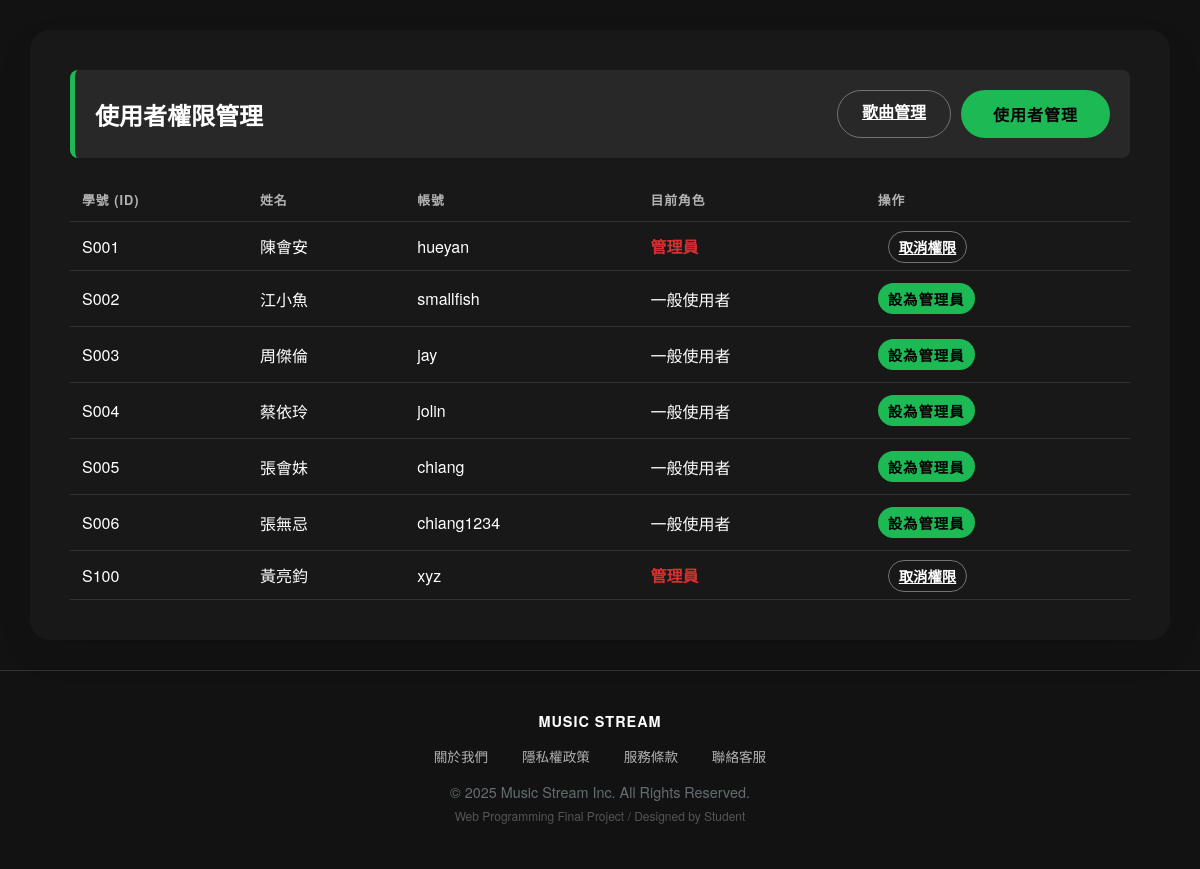
The app's page /final/admin_users.php (signed in) with its own data.
### tables this page shows
CREATE TABLE `students` (
  `sno` char(4) NOT NULL COMMENT '學號',
  `name` varchar(10) NOT NULL COMMENT '姓名',
  `address` varchar(255) NOT NULL COMMENT '地址',
  `birthday` date NOT NULL COMMENT '生日',
  `username` char(10) NOT NULL COMMENT '帳號',
  `password` char(10) NOT NULL COMMENT '密碼',
  `role` varchar(10) NOT NULL DEFAULT 'user',
  `picture` varchar(255) DEFAULT NULL COMMENT '頭像路徑',
  PRIMARY KEY (`sno`)
);

### final/admin_users.php (the view, shortened to what this page needs)
<?php
require_once("../DB/DB_open.php");
$sql_users = "SELECT * FROM students ORDER BY sno ASC";
$result_users = mysqli_query($link, $sql_users);
?>
<!DOCTYPE html>
<html lang="zh-TW">
<head>
    <link rel="stylesheet" href="css/common.css">
    <link rel="stylesheet" href="css/music.css">
</head>
<body>
    <div id="content-container" style="margin: 30px auto;">
        <div class="admin-header">
            <h2 style="margin: 0;">使用者權限管理</h2>
            <div style="display: flex; gap: 10px;">
                <a href="admin.php" class="btn-secondary">歌曲管理</a>
                <a href="admin_users.php" class="btn-primary">使用者管理</a>
            </div>
        </div>
        <table class="dashboard-table">
            <thead>
                <tr>
                    <th>學號 (ID)</th>
                    <th>姓名</th>
                    <th>帳號</th>
                    <th>目前角色</th>
                    <th>操作</th>
                </tr>
            </thead>
            <tbody>
                <?php while ($row = mysqli_fetch_assoc($result_users)) { ?>
                <tr>
                    <td><?php echo htmlspecialchars($row['sno']); ?></td>
                    <td><?php echo htmlspecialchars($row['name']); ?></td>
                    <td><?php echo htmlspecialchars($row['username']); ?></td>
                    <td>
                        <?php
                        if ($row['role'] === 'admin') echo "<span style='color: #d63031; font-weight: bold;'>管理員</span>";
                        else echo "一般使用者";
                        ?>
                    </td>
                    <td>
                        <?php if ($row['role'] === 'user') { ?>
                            <a href="admin_users.php?action=promote&id=<?php echo $row['sno']; ?>" class="btn-primary" style="padding: 5px 10px; font-size: 0.9rem;">設為管理員</a>
                        <?php } else { ?>
                            <a href="admin_users.php?action=revoke&id=<?php echo $row['sno']; ?>" class="btn-secondary" style="padding: 5px 10px; font-size: 0.9rem;" onclick="return confirm('確定取消其管理員權限？')">取消權限</a>
                        <?php } ?>
                    </td>
                </tr>
                <?php } ?>
            </tbody>
        </table>
    </div>
</body>
</html>

### final/css/common.css (style rules this page uses)
:root { --primary-gradient: linear-gradient(135deg, #667eea 0%, #764ba2 100%); --bg-gradient: linear-gradient(135deg, #f5f7fa 0%, #c3cfe2 100%); --primary-accent: #6c5ce7; --success-color: #00b894; --text-main: #2d3436; --text-muted: #636e72; --card-bg: rgba(255, 255, 255, 0.9); }
body { margin: 0; padding: 0; font-family: "Microsoft JhengHei", "Inter", sans-serif; background: var(--bg-gradient); min-height: 100vh; color: var(--text-main); }
#content-container { margin: 40px auto; background: var(--card-bg); border-radius: 20px; box-shadow: 0 15px 35px rgba(0,0,0,0.08); backdrop-filter: blur(10px); border: 1px solid rgba(255,255,255,0.5); }
#final-footer { text-align: center; padding: 40px; color: var(--text-muted); font-size: 0.9rem; }

### final/css/music.css (style rules this page uses)
:root { --bg-dark: #121212; --bg-card: #181818; --bg-hover: #282828; --text-primary: #ffffff; --text-secondary: #b3b3b3; --accent-color: #1db954; --accent-hover: #1ed760; --border-color: #333; }
body { background: var(--bg-dark); color: var(--text-primary); font-family: 'Circular', 'Helvetica Neue', Helvetica, Arial, sans-serif; }
#content-container { background: var(--bg-card); border: none; color: var(--text-primary); max-width: 1200px; width: 95%; padding: 40px; box-sizing: border-box; }
h1, h2, h3 { color: var(--text-primary); }
.btn-primary { background-color: var(--accent-color); color: black; border: none; border-radius: 500px; padding: 12px 32px; font-weight: 700; text-transform: uppercase; letter-spacing: 1px; cursor: pointer; transition: transform 0.1s, background-color 0.1s; text-decoration: none; display: inline-block; }
.btn-secondary { background-color: transparent; border: 1px solid #727272; color: var(--text-primary); border-radius: 500px; padding: 8px 24px; font-weight: 700; cursor: pointer; text-transform: uppercase; margin-left: 10px; }
.dashboard-table { width: 100%; border-collapse: collapse; margin-top: 20px; }
.dashboard-table th, .dashboard-table td { text-align: left; padding: 12px; border-bottom: 1px solid var(--border-color); }
.dashboard-table th { color: var(--text-secondary); text-transform: uppercase; font-size: 0.8rem; letter-spacing: 1px; }

### final/admin_users.php (style rules this page uses)
.admin-header { background: #282828; padding: 20px; border-radius: 8px; margin-bottom: 20px; border-left: 5px solid var(--accent-color); display: flex; justify-content: space-between; align-items: center; }

### records on screen
students: sno "S001", name "陳會安", username "hueyan", role "管理員"
students: sno "S002", name "江小魚", username "smallfish", role "一般使用者"
students: sno "S003", name "周傑倫", username "jay", role "一般使用者"
students: sno "S004", name "蔡依玲", username "jolin", role "一般使用者"
students: sno "S005", name "張會妹", username "chiang", role "一般使用者"
students: sno "S006", name "張無忌", username "chiang1234", role "一般使用者"
students: sno "S100", name "黃亮鈞", username "xyz", role "管理員"
